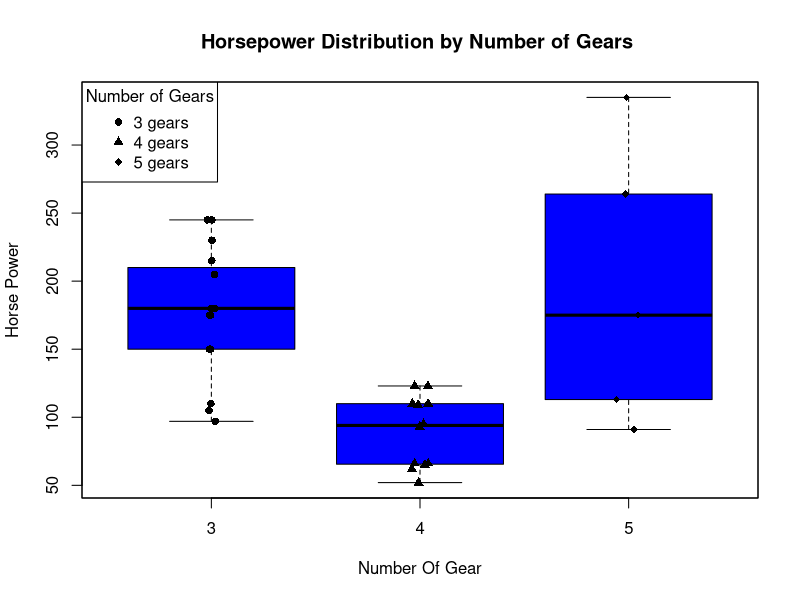

Write R code to recreate this figure.
#load dataset
data("mtcars")
print(mtcars$hp)
print(mtcars$gear)


#box plot
boxplot(hp ~ gear, data = mtcars, main = "Horsepower Distribution by Number of Gears ", 
        xlab = "Number Of Gear", ylab = "Horse Power", col = "blue")

# Add points with different shapes for each gear
points(jitter(rep(1, sum(mtcars$gear == 3)), factor = 1), mtcars$hp[mtcars$gear == 3], pch = 16)
points(jitter(rep(2, sum(mtcars$gear == 4)), factor = 1), mtcars$hp[mtcars$gear == 4], pch = 17)
points(jitter(rep(3, sum(mtcars$gear == 5)), factor = 1), mtcars$hp[mtcars$gear == 5], pch = 18)

# Add a legend
legend("topleft", legend = c("3 gears", "4 gears", "5 gears"),
       pch = c(16, 17, 18), title = "Number of Gears")


# Identify outliers
for (i in unique(mtcars$gear)) {
  hp_subset <- mtcars$hp[mtcars$gear == i]
  Q1 <- quantile(hp_subset, 0.25)
  Q3 <- quantile(hp_subset, 0.75)
  IQR <- Q3 - Q1
  outliers <- hp_subset[hp_subset < (Q1 - 1.5 * IQR) | hp_subset > (Q3 + 1.5 * IQR)]
  
  if (length(outliers) > 0) {
    outlier_indices <- which(mtcars$gear == i & mtcars$hp %in% outliers)
    text(rep(i, length(outliers)), outliers, 
         labels = rownames(mtcars)[outlier_indices],
         pos = 4, cex = 0.8, col = "red")
  }
}

# Add a box
box()